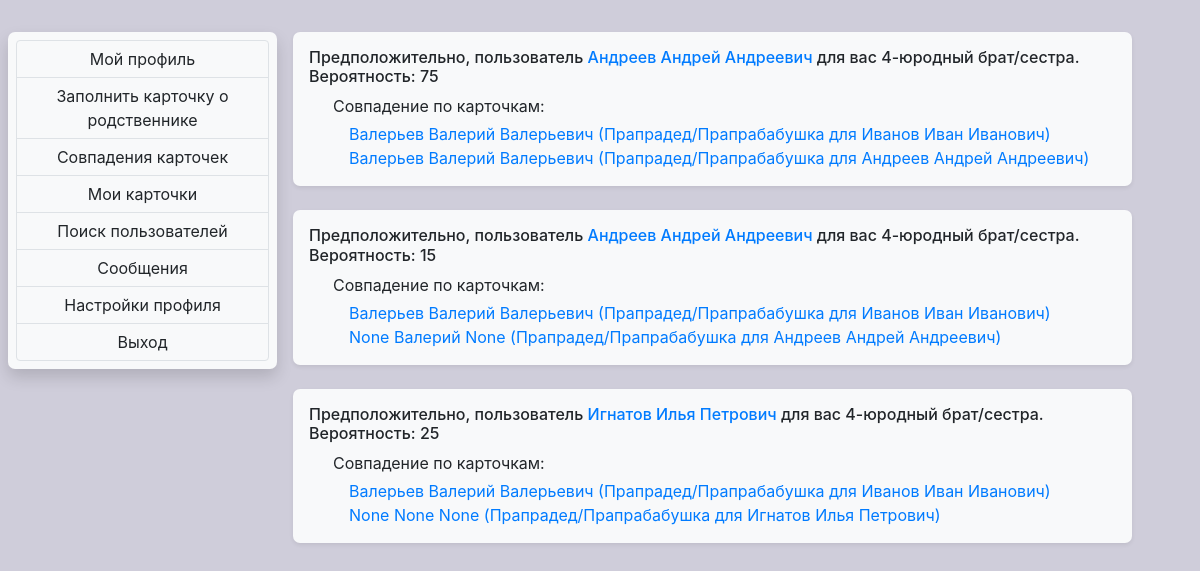
Page /similarities (signed in) on the committed database.
### relationfinder/models.py (models this page shows, shortened)
class Relation(models.Model):
    referenced_by = models.ForeignKey(
        Card, on_delete=models.CASCADE, blank=True, null=True, related_name="fbRelations_set")
    referencing = models.ForeignKey(
        Card, on_delete=models.CASCADE, blank=True, null=True, related_name="rtRelations_set")
    connection_type = models.CharField(max_length=30, blank=True, null=True)
    similarity = models.FloatField(null=True, blank=True)

class Card(models.Model):
    class Meta:
        verbose_name_plural = "Cards"
        verbose_name = "Card"
    user = models.ForeignKey(
        User, on_delete=models.CASCADE, related_name="card_set", blank=True, null=True)
    card_name = models.CharField(
        max_length=30, blank=False, null=False, default="default name")
    sex = models.CharField(max_length=30, blank=False,
                           null=False, default="default")
    relation_level = models.CharField(
        max_length=30, blank=False, null=False, default="default")
    first_name = models.CharField(max_length=30, blank=True, null=True)
    surname = models.CharField(max_length=30, blank=True, null=True)
    fathername = models.CharField(max_length=30, blank=True, null=True)
    birth_year = models.PositiveIntegerField(blank=True, null=True)
    death_year = models.PositiveIntegerField(blank=True, null=True)
    place1_x = models.FloatField(blank=True, null=True)
    place1_y = models.FloatField(blank=True, null=True)
    place1_radius = models.FloatField(blank=True, null=True)
    place1_start_year = models.PositiveIntegerField(blank=True, null=True)
    place1_end_year = models.PositiveIntegerField(blank=True, null=True)
    place2_x = models.FloatField(blank=True, null=True)
    place2_y = models.FloatField(blank=True, null=True)
    place2_radius = models.FloatField(blank=True, null=True)
    place2_start_year = models.PositiveIntegerField(blank=True, null=True)
    place2_end_year = models.PositiveIntegerField(blank=True, null=True)
    place3_x = models.FloatField(blank=True, null=True)
    place3_y = models.FloatField(blank=True, null=True)
    place3_radius = models.FloatField(blank=True, null=True)
    place3_start_year = models.PositiveIntegerField(blank=True, null=True)
    place3_end_year = models.PositiveIntegerField(blank=True, null=True)
    information = models.TextField(null=True, blank=True)
    def __str__(self):
        return '{} {} {} ({} для {}) '.format(self.surname, self.first_name, self.fathername, self.relation_level, str(self.user))

class UserExtension(models.Model):
    user = models.OneToOneField(
        User, null=True, blank=True, on_delete=models.CASCADE, related_name='userExtension')
    first_name = models.CharField(max_length=30, blank=True, null=True)
    surname = models.CharField(max_length=30, blank=True, null=True)
    fathername = models.CharField(max_length=30, blank=True, null=True)
    birth_date = models.DateField(
        auto_now=False, auto_now_add=False, blank=True, null=True)
    information = models.TextField(blank=True, null=True)
    photo = models.ImageField(blank=True, null=True,
                              default="def_profile_photo.png")

### relationfinder/views.py (the view)
# urls.py: path('similarities', views.similarities, name='similarities'),
@login_required(login_url='login_or_register')
def similarities(request):
    all_relations = Relation.objects.all()
    user_relations = all_relations.filter(referenced_by__user=request.user)
    return render(request, "relfinder/profile_similarities.html", {'user_relations': user_relations})

### relationfinder/models.py (called while the page is built)
def override_username(self):
    name = '{} {} {}'.format(self.userExtension.surname,
                             self.userExtension.first_name, self.userExtension.fathername)
    return name

### relationfinder/templates/relfinder/profile_similarities.html (shortened to what this page needs)
{% extends 'relfinder/profile_navigation.html' %}
{% block content1 %}
{% if user_relations %}
    {% for relation in user_relations %}
    <div class="container  rounded shadow-sm bg-light p-3 mb-4">
        <h6>
            Предположительно, пользователь <a href="{% url 'user' relation.referencing.user.id %}">
                {{relation.referencing.user}}</a> для вас {{relation.connection_type}}.
                <div>
                    Вероятность: {% widthratio relation.similarity 1 100 %}
                </div>
        </h6>
        <div>
            <div class="pl-3">
                <div class="pl-2 pb-1">
                    Совпадение по карточкам:
                </div>
                <div class="pl-4">
                    <div>
                        <a href="{% url 'viewcard' relation.referenced_by.id %}">{{relation.referenced_by}}</a>
                    </div>
                    <div>
                        <a href="{% url 'viewcard' relation.referencing.id %}">{{relation.referencing}}</a>
                    </div>
                </div>
            </div>
        </div>
    </div>
    {% endfor %}
{% endif %}
{% endblock content1 %}

### relationfinder/templates/relfinder/base.html (style rules this page uses)
body { background-color: rgb(207, 205, 218); }

### relationfinder/templates/relfinder/profile_navigation.html (style rules this page uses)
.rounded { border-radius: 7px!important; }

### rows in the picture
Relation: referencing.user "Андреев Андрей Андреевич", connection_type "4-юродный брат/сестра", similarity "75", referenced_by "Валерьев Валерий Валерьевич (Прапрадед/Прапрабабушка для Иванов Иван Иванович)", referencing "Валерьев Валерий Валерьевич (Прапрадед/Прапрабабушка для Андреев Андрей Андреевич)"
Relation: referencing.user "Андреев Андрей Андреевич", connection_type "4-юродный брат/сестра", similarity "15", referenced_by "Валерьев Валерий Валерьевич (Прапрадед/Прапрабабушка для Иванов Иван Иванович)", referencing "None Валерий None (Прапрадед/Прапрабабушка для Андреев Андрей Андреевич)"
Relation: referencing.user "Игнатов Илья Петрович", connection_type "4-юродный брат/сестра", similarity "25", referenced_by "Валерьев Валерий Валерьевич (Прапрадед/Прапрабабушка для Иванов Иван Иванович)", referencing "None None None (Прапрадед/Прапрабабушка для Игнатов Илья Петрович)"
